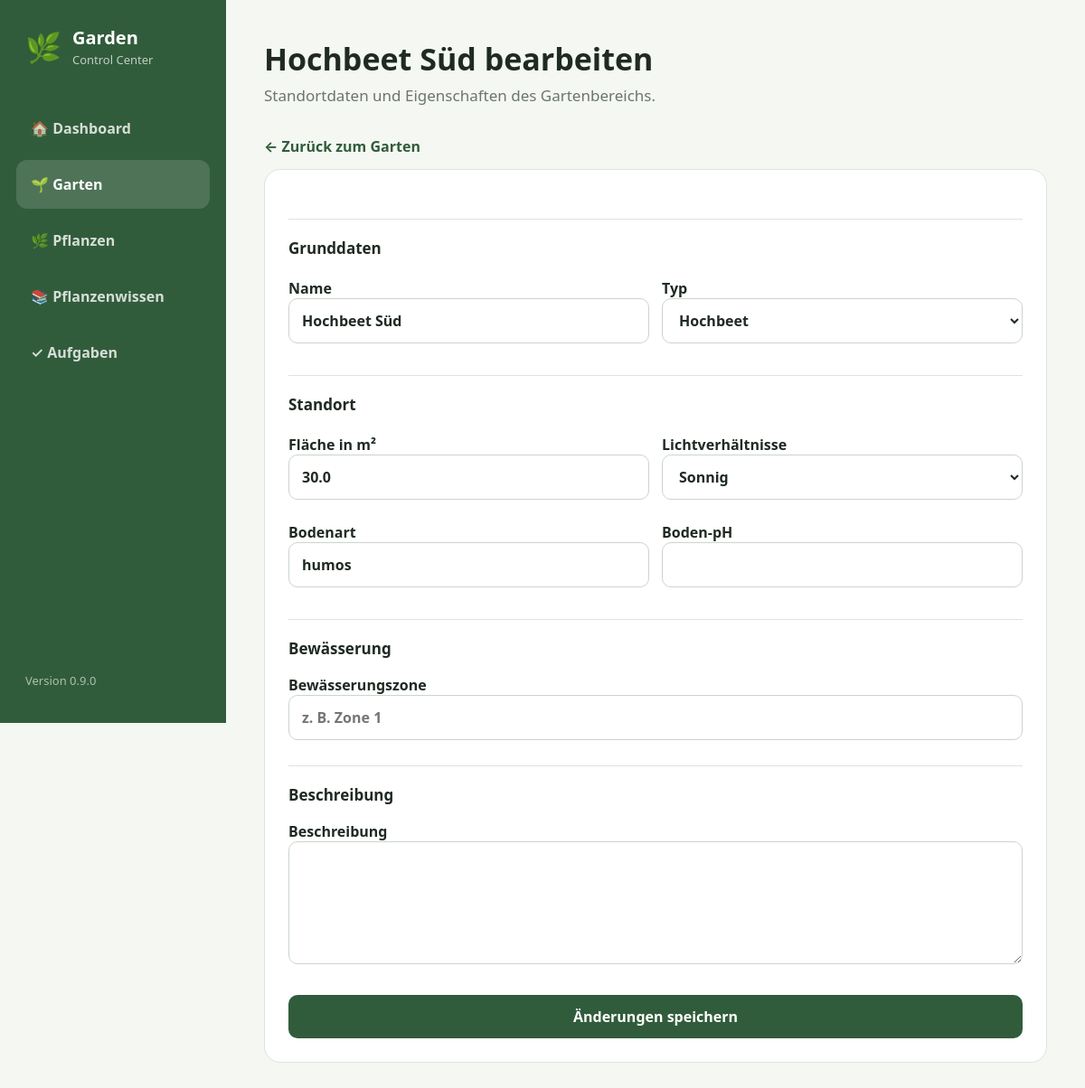
/garden/areas/2/edit, run on the app's committed database.
### app/models/garden_area.py (models this page shows)
class GardenArea(Base):
    __tablename__ = "garden_areas"
    id: Mapped[int] = mapped_column(
        Integer,
        primary_key=True,
        index=True,
    )
    name: Mapped[str] = mapped_column(
        String(100),
        nullable=False,
    )
    area_type: Mapped[str] = mapped_column(
        String(50),
        nullable=False,
    )
    area_size: Mapped[float | None] = mapped_column(
        Float,
        nullable=True,
    )
    light_condition: Mapped[str | None] = mapped_column(
        String(30),
        nullable=True,
    )
    soil_type: Mapped[str | None] = mapped_column(
        String(100),
        nullable=True,
    )
    soil_ph: Mapped[float | None] = mapped_column(
        Float,
        nullable=True,
    )
    irrigation_zone: Mapped[str | None] = mapped_column(
        String(50),
        nullable=True,
    )
    description: Mapped[str | None] = mapped_column(
        Text,
        nullable=True,
    )
    created_at: Mapped[datetime] = mapped_column(
        DateTime,
        default=datetime.now,
    )
    plants: Mapped[list["Plant"]] = relationship(
        back_populates="garden_area",
        cascade="all, delete-orphan",
    )

### app/routers/garden.py (the view)
@router.get(
    "/garden/areas/{area_id}/edit",
    response_class=HTMLResponse,
)
async def edit_garden_area_page(
    area_id: int,
    request: Request,
    db: Session = Depends(get_db),
):
    area = db.get(GardenArea, area_id)
    if area is None:
        return RedirectResponse(
            "/garden",
            status_code=303,
        )
    return templates.TemplateResponse(
        request=request,
        name="edit_garden_area.html",
        context={
            "page": "edit_garden_area",
            "app_name": APP_NAME,
            "version": APP_VERSION,
            "area": area,
        },
    )

### app/templates/edit_garden_area.html (shortened to what this page needs)
{% extends "base.html" %}
{% block content %}
<header class="page-header">
            <div>
                <h1>{{ area.name }} bearbeiten</h1>
                <p>
                    Standortdaten und Eigenschaften des Gartenbereichs.
                </p>
            </div>
        </header>
        <a
            href="/garden"
            class="back-link"
        >
            ← Zurück zum Garten
        </a>
        <form
            method="post"
            action="/garden/areas/{{ area.id }}/edit"
            class="form-card"
        >
            <h2 class="form-section-title">
                Grunddaten
            </h2>
            <div class="form-row">
                <label>
                    Name
                    <input
                        type="text"
                        name="name"
                        value="{{ area.name }}"
                        required
                    >
                </label>
                <label>
                    Typ
                    <select name="area_type">
                        <option value="Hochbeet"
                            {% if area.area_type == "Hochbeet" %}selected{% endif %}>
                            Hochbeet
                        </option>
                    </select>
                </label>
            </div>
            <h2 class="form-section-title">
                Standort
            </h2>
            <div class="form-row">
                <label>
                    Fläche in m²
                    <input
                        type="number"
                        name="area_size"
                        min="0"
                        step="0.1"
                        value="{{ area.area_size if area.area_size is not none else '' }}"
                    >
                </label>
                <label>
                    Lichtverhältnisse
                    <select name="light_condition">
                        <option value="sonnig"
                            {% if area.light_condition == "sonnig" %}selected{% endif %}>
                            Sonnig
                        </option>
                    </select>
                </label>
            </div>
            <div class="form-row">
                <label>
                    Bodenart
                    <input
                        type="text"
                        name="soil_type"
                        value="{{ area.soil_type or '' }}"
                        placeholder="z. B. humos, sandig, lehmig"
                    >
                </label>
                <label>
                    Boden-pH
                    <input
                        type="number"
                        name="soil_ph"
                        min="0"
                        max="14"
                        step="0.1"
                        value="{{ area.soil_ph if area.soil_ph is not none else '' }}"
                    >
                </label>
            </div>
            <h2 class="form-section-title">
                Bewässerung
            </h2>
            <label>
                Bewässerungszone
                <input
                    type="text"
                    name="irrigation_zone"
                    value="{{ area.irrigation_zone or '' }}"
                    placeholder="z. B. Zone 1"
                >
            </label>
            <h2 class="form-section-title">
                Beschreibung
            </h2>
            <label>
                Beschreibung
                <textarea
                    name="description"
                    rows="5"
                >{{ area.description or '' }}</textarea>
            </label>
            <button
                type="submit"
                class="primary-button"
            >
                Änderungen speichern
            </button>
        </form>
{% endblock %}

### app/static/css/style.css (style rules this page uses)
:root { --background: #f4f7f2; --surface: #ffffff; --primary: #315c3b; --primary-dark: #24482d; --primary-light: #e8f1e9; --text: #1f2a22; --muted: #6b756d; --border: #dce5dc; --danger: #a83a3a; --danger-background: #faeeee; --radius: 18px; }
* { box-sizing: border-box; }
html, body { margin: 0; min-height: 100%; }
body { font-family: system-ui, -apple-system, BlinkMacSystemFont, "Segoe UI", sans-serif; background: var(--background); color: var(--text); }
a { color: inherit; text-decoration: none; }
button, input, select, textarea { font: inherit; }
.page-header { margin-bottom: 34px; }
.page-header h1 { margin: 0 0 6px; font-size: 34px; }
.page-header p { margin: 0; color: var(--muted); font-size: 17px; }
h2 { margin-top: 0; }
.form-card { padding: 26px; background: var(--surface); border: 1px solid var(--border); border-radius: var(--radius); }
form label { display: block; margin: 18px 0 7px; font-weight: 650; }
input, select, textarea { width: 100%; min-height: 50px; padding: 12px 14px; border: 1px solid #cbd5cb; border-radius: 10px; background: white; color: var(--text); outline: none; }
textarea { resize: vertical; }
button { min-height: 48px; padding: 11px 18px; border: 0; border-radius: 10px; cursor: pointer; font-weight: 650; }
.primary-button { width: 100%; margin-top: 22px; background: var(--primary); color: white; }
.form-row { display: grid; grid-template-columns: repeat(2, minmax(0, 1fr)); gap: 14px; }
.form-section-title { margin: 28px 0 4px; padding-top: 20px; border-top: 1px solid var(--border); font-size: 17px; }
.back-link { display: inline-block; margin-bottom: 14px; color: var(--primary); font-weight: 650; }

### data on the page
GardenArea: name "Hochbeet Süd", area_type "Hochbeet", area_size "30.0", light_condition "Sonnig", soil_type "humos"

### other printed values
{{ version }} "0.9.0"
